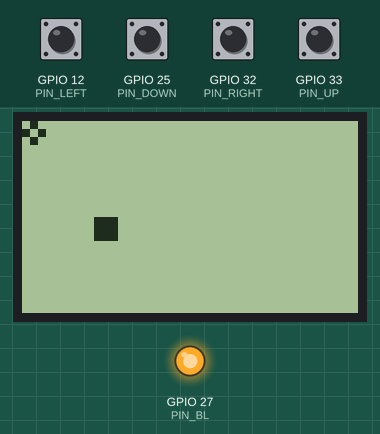
The program below on a simulated ESP32. Parts: 84×48 one-colour display, output pins drawn as LEDs (lit = HIGH). Inputs (shaded band) come from the test bench; at power-on: GPIO 12 (PIN_LEFT), GPIO 25 (PIN_DOWN), GPIO 32 (PIN_RIGHT), GPIO 33 (PIN_UP) HIGH. Random numbers use the default seed unless the program sets one.

Above: at 2.2 s.
2.3 s: GPIO 25 (PIN_DOWN) pulled LOW for 0.15 s
At 2.45 s:
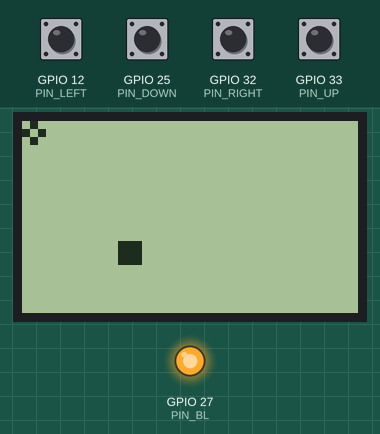
3.0 s: GPIO 12 (PIN_LEFT) pulled LOW for 0.15 s
At 3.19 s:
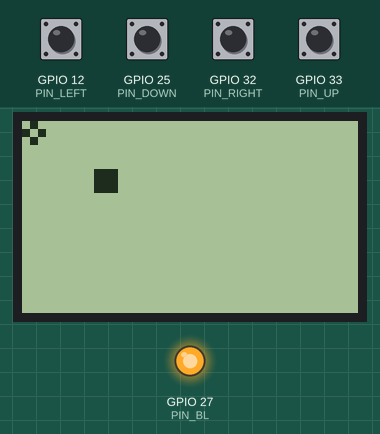
3.7 s: GPIO 33 (PIN_UP) pulled LOW for 0.15 s
At 3.8 s:
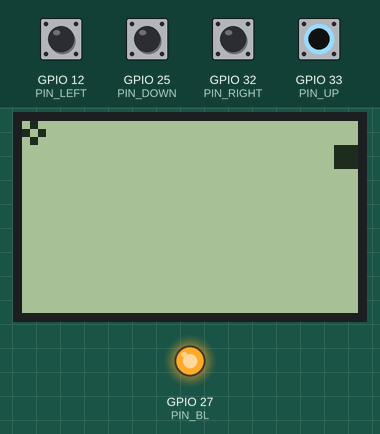
4.4 s: GPIO 32 (PIN_RIGHT) pulled LOW for 0.15 s
At 4.53 s:
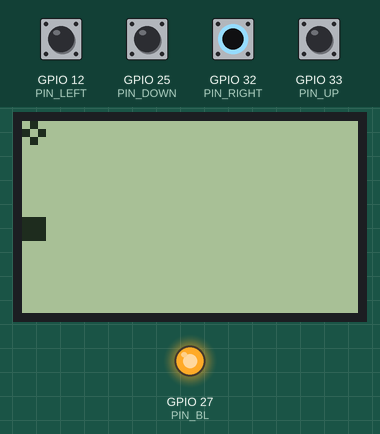
5.1 s: GPIO 25 (PIN_DOWN) pulled LOW for 1 s
At 5.26 s:
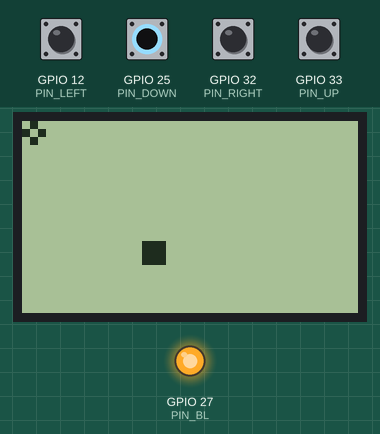
6.7 s: GPIO 12 (PIN_LEFT) pulled LOW for 1 s
At 6.85 s:
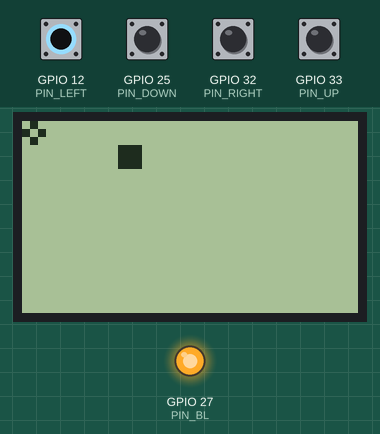
Timing chart, 0 to 9.3 s (numbered marks = the images above; inputs shaded):
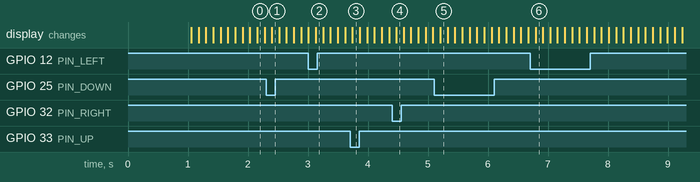

The program:

main.cpp
```cpp
#include <Arduino.h>

//Includes
#include <Wire.h>
#include <Adafruit_GFX.h>
#include <Adafruit_PCD8544.h>

#include <Snake.h>
#include <Game.h>

#include <time.h>

#define PIN_BL  27
#define PIN_CLK 18
#define PIN_DIN 23
#define PIN_DC  19
#define PIN_CE  5
#define PIN_RST 14

#define PIN_UP     33
#define PIN_RIGHT  32
#define PIN_LEFT   12
#define PIN_DOWN   25

#define _PIX_DEFAULT 1

#define UP    0
#define DOWN  1
#define LEFT  2
#define RIGHT 3

#define BUSY      0
#define WAIT      1
#define GAMEOVER  2
#define SHOWSCORE 3

// Software SPI (slower updates, more flexible pin options):
// pin 7 - Serial clock out (SCLK)
// pin 6 - Serial data out (DIN)
// pin 5 - Data/Command select (D/C)
// pin 4 - LCD chip select (CS)
// pin 3 - LCD reset (RST)
Adafruit_PCD8544 display = Adafruit_PCD8544(PIN_CLK, PIN_DIN, PIN_DC, PIN_CE, PIN_RST);

int xMax = display.width()-1;
int yMax = display.height()-1;

int resPixel = 6;
int xPxMax = display.width()/resPixel;
int yPxMax = display.height()/resPixel;
int xCenter = xPxMax/2;
int yCenter = yPxMax/2;
unsigned long previousMillis = 0;

Snake kobra = Snake(xCenter,yCenter);
Game  game  = Game();

int iX = xCenter;
int8_t dirOld = kobra.getDir();
int8_t nextPos[2];
int8_t kbSize;
volatile  int8_t statusGame = BUSY;

// struct Flag{
//   volatile bool isCollision;
//   volatile bool isNewFood;
//   volatile bool isNewFoodValid;
//   volatile bool isGameFinish;
// };

struct Button {
  volatile bool up;
  volatile bool left;
  volatile bool right;
  volatile bool down;
};

Button button = {false,false,false,false};

// Flag flag = {false,false,false,false};

const unsigned char bitmapFood [] PROGMEM = {0b00110000,0b00110000,0b11001100,0b11001100,0b00110000,0b00110000};

void IRAM_ATTR isr_up() {
  button.up = true;
}

void IRAM_ATTR isr_left() {
  button.left = true;
}

void IRAM_ATTR isr_right() {
  button.right = true;
}

void IRAM_ATTR isr_down() {
  button.down = true;
}

void fillMetaPixel(int8_t x,int8_t y){
  display.fillRect(x*resPixel,y*resPixel,resPixel,resPixel,BLACK);
}

void fillMetaPixelFood(int8_t x,int8_t y){
  display.drawBitmap(x*resPixel, y*resPixel, bitmapFood,resPixel, resPixel, BLACK);

  // display.drawPixel(x*resPixel,y*resPixel,BLACK);
}

void printFood(){
  fillMetaPixelFood(kobra.food.x,kobra.food.y);
}

void walk(){
  kobra.crawl(nextPos[0],nextPos[1]);
}

void displaySnake(){
  for(int i=0;i<kobra.getSize();i++){
    fillMetaPixel(kobra.bodyX[i],kobra.bodyY[i]);
  }
}

bool checkSelfCollision(int8_t locX,int8_t locY){
  bool tempReturn = false;
  for(int i =1;(i<kobra.getSize())&&(tempReturn == false);i++){
    if((locX == kobra.bodyX[i])&&(locY == kobra.bodyY[i])){
      tempReturn = true;
    }
  }
  return tempReturn;
}

void growFoodCollision(){
  game.isNewFoodValid = false;
  int8_t px,py;

  if(game.isNewFood == true){
    srand (time(NULL));
    game.isNewFood = false;
    //Sorteia a nova isca
    kobra.food.x = random(xPxMax);
    kobra.food.y = random(yPxMax);

    if(checkSelfCollision(kobra.food.x,kobra.food.y) == true){ //Oops. The new random food lies inside the snake

      px = kobra.food.x;
      py = kobra.food.y;

      while(game.isNewFoodValid == false){
        //Varre x(+) a procura de um válido
        px++;

        if(px > xPxMax - 1){
          px = 0;
        }

        if(px == kobra.food.x){

          py++;

          if(py>yPxMax - 1){
            py = 0;
          }

          if(py == kobra.food.y){
            //FIM DE JOGO
            game.isNewFoodValid = true;
            game.isGameFinish = true;
          }
        }

        if(checkSelfCollision(kobra.food.x,kobra.food.y) == false){
          kobra.food.x = px;
          kobra.food.y = py;
          game.isNewFoodValid = true;
        }
      }
    }
  }
  else{
    game.isCollision = checkSelfCollision(nextPos[0],nextPos[1]);
  }
}

void drawWall(){
    display.drawLine(0,       0, xMax, 0, BLACK);
    display.drawLine(xMax, yMax, xMax, 0, BLACK);
    display.drawLine(xMax, yMax,    0, yMax, BLACK);
    display.drawLine(0,       0,    0, yMax, BLACK);
}

void updateDir(){
   if(dirOld != kobra.getDir()){
        switch(kobra.getDir()) {
          case UP :
              if(dirOld == DOWN){
                kobra.setDir(DOWN); //Does not affect
              }
              break; //optional
          case DOWN :
              if(dirOld == UP){
                kobra.setDir(UP); //Does not affect
              }
              break; //optional
          case LEFT :
              if(dirOld == RIGHT){
                kobra.setDir(RIGHT); //Does not affect
              }
              break; //optional
          case RIGHT :
              if(dirOld == LEFT){
                kobra.setDir(LEFT); //Does not affect
              }
              break; //optional
          default:
              break; //optional
        }
    }
}

void computeNextPosition(){
  switch(kobra.getDir()) {
      case UP :
          nextPos[0] = kobra.getHead(0);
          nextPos[1] = kobra.getHead(1) - 1;
          if(nextPos[1]<0)
            nextPos[1] = yPxMax-1;
          break; //optional
      case DOWN :
          nextPos[0] = kobra.getHead(0);
          nextPos[1] = kobra.getHead(1) + 1;
          if(nextPos[1] > yPxMax-1)
            nextPos[1] = 0;
          break; //optional
      case LEFT :
          nextPos[0] = kobra.getHead(0)-1;
          nextPos[1] = kobra.getHead(1);
          if(nextPos[0] < 0)
            nextPos[0] = xPxMax-1;
          break; //optional
      case RIGHT :
          nextPos[0] = kobra.getHead(0)+1;
          nextPos[1] = kobra.getHead(1);
          if(nextPos[0] > xPxMax-1)
            nextPos[0] = 0;
          break; //optional
      default:
          break; //optional
    }
}

void checkCollision(){
  if((kobra.getHead(0)==kobra.food.x)&&(kobra.getHead(1)==kobra.food.y)){
      kobra.grow(kobra.food.x,kobra.food.y);
      game.isNewFood = true;
   }
}

void handleJoy(){
  if(button.up){
    dirOld = kobra.getDir(); //Possível direção antiga
    kobra.setDir(UP); ////Novo candidato a direção
    button.up = false;
  } else if(button.left){
    dirOld = kobra.getDir(); //Possível direção antiga
    kobra.setDir(LEFT); ////Novo candidato a direção
    button.left = false;
  }else if(button.right){
    dirOld = kobra.getDir(); //Possível direção antiga
    kobra.setDir(RIGHT); ////Novo candidato a direção
    button.right = false;
  }else if(button.down){
    dirOld = kobra.getDir(); //Possível direção antiga
    kobra.setDir(DOWN); ////Novo candidato a direção
    button.down = false;
  }

}

void setup() {

  pinMode(PIN_BL,OUTPUT);
  digitalWrite(PIN_BL,HIGH);

  pinMode(PIN_UP,     INPUT_PULLUP);
  pinMode(PIN_LEFT,   INPUT_PULLUP);
  pinMode(PIN_RIGHT,  INPUT_PULLUP);
  pinMode(PIN_DOWN,   INPUT_PULLUP);

  attachInterrupt(PIN_UP,    isr_up,    FALLING);
  attachInterrupt(PIN_LEFT,  isr_left,  FALLING);
  attachInterrupt(PIN_RIGHT, isr_right, FALLING);
  attachInterrupt(PIN_DOWN,  isr_down,  FALLING);


  display.begin();
  display.setContrast(50);
  display.clearDisplay();
  display.setTextSize(1);
  display.setTextColor(BLACK);
  display.setCursor(0,0);
  display.println("Welcome to the Snake Game!");
  display.display(); //splash screen
  /* initialize random seed: */
  randomSeed(analogRead(0));
  delay(1000);
}

void loop() {

    //01 - Mostra a tela
    if(statusGame == BUSY){

      previousMillis = millis();

      //CRAWL
      handleJoy();

      updateDir();

      //Verifica onde tá a cabeça da cobra e calcula qual sera a proxima posição (baseada em Dir)
      computeNextPosition();

      //Check if it grows (Food)
      checkCollision();

      //Verifica se precisa sortear uma nova comida ou se bateu
      growFoodCollision();

      //Walk = Muda o vetor da cobra pra nova posição
      walk();

      // // Valida direção
      // updateDir();

      //Apaga a tela
      display.clearDisplay();

      //Desenha a Cobra
      displaySnake();

      //Desenha a Comida
      printFood();

      display.display(); //splash screen

      statusGame = WAIT;
  }
  else if(statusGame == WAIT){
    if(millis() - previousMillis > kobra.getSpeed()){
      if(game.isCollision == true){
        statusGame = GAMEOVER;
      } else {
        statusGame = BUSY;
      }

    }
  } else if(statusGame == GAMEOVER){
    if(millis() - previousMillis > 1000){
        display.clearDisplay();
        display.setTextSize(1);
        display.setTextColor(BLACK);
        display.setCursor(15,17);
        display.println("GAME OVER");
        display.display(); //splash screen
        statusGame = SHOWSCORE;
    }
  } else if(statusGame == SHOWSCORE){
    if(millis() - previousMillis > 2000){
        display.clearDisplay();
        display.setTextSize(1);
        display.setTextColor(BLACK);
        display.setCursor(15,17);
        display.print("Score: ");
        display.print(kobra.getSize());
        display.display(); //splash screen
    }
    if(millis() - previousMillis > 3000){
      kobra.NewGame();
      statusGame = BUSY;
    }
  }
}
```

Game.h
```cpp
#ifndef GAME_H
#define GAME_H

class Game
{
public:

  Game();	 // Constructor
  ~Game();  // Destructor

  volatile bool isCollision;
  volatile bool isNewFood;
  volatile bool isNewFoodValid;
  volatile bool isGameFinish;

private:

};

#endif
```

Snake.h
```cpp
#include <vector>

#ifndef SNAKE_H
#define SNAKE_H

using namespace std;

class Snake
{
public:

  Snake(int8_t X, int8_t Y);	 // Constructor
  ~Snake();  // Destructor

  int8_t getSize();
  int8_t getDir();  // Change Direction
  int8_t getHead(int8_t dim);
  unsigned long getSpeed();

  void setDir(int8_t dir);      // Change Direction

  void grow(int8_t x,int8_t y);	// Grow 1 metapixel
  void crawl(int8_t x,int8_t y); //Move
  void NewGame(); //Novo jogo

  struct prize{
    int8_t x;
    int8_t y;
  } food;

  vector<int8_t> bodyX;
  vector<int8_t> bodyY;

private:
  unsigned long speed;            // Update rate of the game
  int8_t dir;               // Direction (UP(0), DOWN(1), LEFT(2), RIGHT(3))

};

#endif
```

Game.cpp
```cpp
#include <Game.h>

/*!
  @brief Constructor for Snake Object
  @param X Location of initial metapixel x
  @param Y Location of initial metapixel y
 */

Game::Game(){
  isCollision = false;
  isNewFood = false;
  isNewFoodValid = false;
  isGameFinish = false;
}

Game::~Game(){
    //Destructor
}


// int8_t Game::getSize(void){
// 	return this->bodyX.size();
// }
```

Snake.cpp
```cpp
#include <Snake.h>

/*!
  @brief Constructor for Snake Object
  @param X Location of initial metapixel x
  @param Y Location of initial metapixel y
 */

Snake::Snake(int8_t X, int8_t Y){
	this->speed  = 120; //DEFAULT = 400ms
	setDir(3);  //DEFAULT = 3 = RIGHT
	grow(X,Y);
}

Snake::~Snake(){
    //Destructor
}

void Snake::NewGame(void){
    //Destructor Artificial
	bodyX.erase(bodyX.begin(),bodyX.end());
	bodyY.erase(bodyY.begin(),bodyY.end());
	Snake(0,0);
}

void Snake::setDir(int8_t dir){
	this->dir = dir;
}

int8_t Snake::getDir(){
	return this->dir;
}

unsigned long Snake::getSpeed(){
	return this->speed;
}

int8_t Snake::getHead(int8_t dim){
	if(dim == 0)
		return this->bodyX.back();
	else
		return this->bodyY.back();
}

void Snake::grow(int8_t x,int8_t y){
	this->bodyX.push_back(x);
	this->bodyY.push_back(y);
}

void Snake::crawl(int8_t x,int8_t y){
	this->bodyX.erase(bodyX.begin());
	this->bodyY.erase(bodyY.begin());
	grow(x,y);
}

int8_t Snake::getSize(void){
	return this->bodyX.size();
}
```
